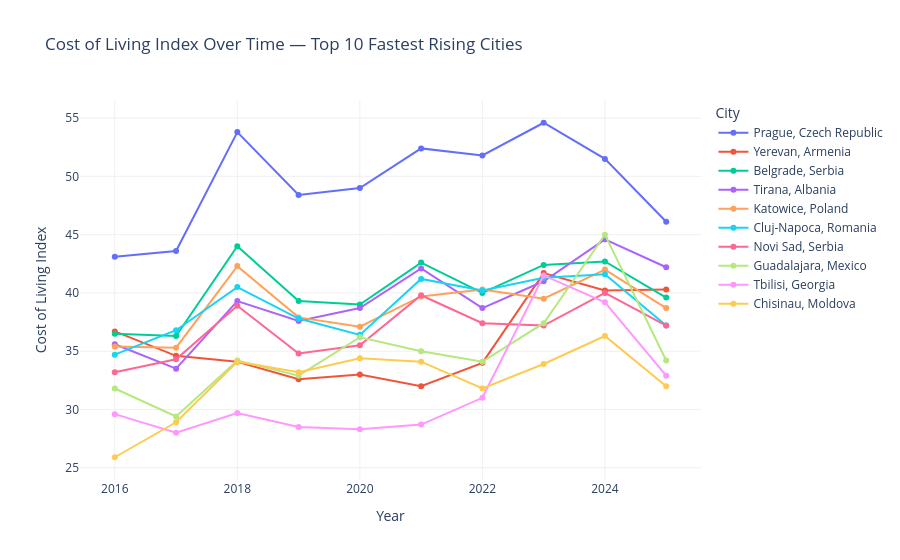

The notebook cell this image was saved under:
### Code cell
# Get the top 10 cities
top10_cities = top10['City'].tolist()

# Filter full dataset for those cities
top10_trend = df[df['City'].isin(top10_cities)]

# Line plot
fig = px.line(
    top10_trend,
    x='year',
    y='Cost of Living Index',
    color='City',
    title='Cost of Living Index Over Time — Top 10 Fastest Rising Cities',
    markers=True
)

fig.update_layout(
    xaxis_title='Year',
    yaxis_title='Cost of Living Index',
    plot_bgcolor='white',
    paper_bgcolor='white',
    xaxis=dict(gridcolor='#f0f0f0'),
    yaxis=dict(gridcolor='#f0f0f0'),
)

fig.show()

### Figure 1 — Plotly figure (JSON) as saved in the notebook; plotly's stock layout.template omitted (floating-point values rounded to 4 significant figures)
{"data": [{"hovertemplate": "City=Prague, Czech Republic<br>year=%{x}<br>Cost of Living Index=%{y}<extra></extra>", "legendgroup": "Prague, Czech Republic", "line": {"color": "#636efa", "dash": "solid"}, "marker": {"symbol": "circle"}, "mode": "lines+markers", "name": "Prague, Czech Republic", "orientation": "v", "showlegend": true, "type": "scatter", "x": [2016, 2017, 2018, 2019, 2020, 2021, 2022, 2023, 2024, 2025], "xaxis": "x", "y": [43.1, 43.6, 53.8, 48.4, 49.0, 52.4, 51.8, 54.6, 51.5, 46.1], "yaxis": "y"}, {"hovertemplate": "City=Yerevan, Armenia<br>year=%{x}<br>Cost of Living Index=%{y}<extra></extra>", "legendgroup": "Yerevan, Armenia", "line": {"color": "#EF553B", "dash": "solid"}, "marker": {"symbol": "circle"}, "mode": "lines+markers", "name": "Yerevan, Armenia", "orientation": "v", "showlegend": true, "type": "scatter", "x": [2016, 2017, 2018, 2019, 2020, 2021, 2022, 2023, 2024, 2025], "xaxis": "x", "y": [36.7, 34.6, 34.1, 32.6, 33.0, 32.0, 34.0, 41.7, 40.2, 40.3], "yaxis": "y"}, {"hovertemplate": "City=Belgrade, Serbia<br>year=%{x}<br>Cost of Living Index=%{y}<extra></extra>", "legendgroup": "Belgrade, Serbia", "line": {"color": "#00cc96", "dash": "solid"}, "marker": {"symbol": "circle"}, "mode": "lines+markers", "name": "Belgrade, Serbia", "orientation": "v", "showlegend": true, "type": "scatter", "x": [2016, 2017, 2018, 2019, 2020, 2021, 2022, 2023, 2024, 2025], "xaxis": "x", "y": [36.5, 36.3, 44.0, 39.3, 39.0, 42.6, 40.0, 42.4, 42.7, 39.6], "yaxis": "y"}, {"hovertemplate": "City=Tirana, Albania<br>year=%{x}<br>Cost of Living Index=%{y}<extra></extra>", "legendgroup": "Tirana, Albania", "line": {"color": "#ab63fa", "dash": "solid"}, "marker": {"symbol": "circle"}, "mode": "lines+markers", "name": "Tirana, Albania", "orientation": "v", "showlegend": true, "type": "scatter", "x": [2016, 2017, 2018, 2019, 2020, 2021, 2022, 2023, 2024, 2025], "xaxis": "x", "y": [35.6, 33.5, 39.3, 37.6, 38.7, 42.1, 38.7, 41.0, 44.6, 42.2], "yaxis": "y"}, {"hovertemplate": "City=Katowice, Poland<br>year=%{x}<br>Cost of Living Index=%{y}<extra></extra>", "legendgroup": "Katowice, Poland", "line": {"color": "#FFA15A", "dash": "solid"}, "marker": {"symbol": "circle"}, "mode": "lines+markers", "name": "Katowice, Poland", "orientation": "v", "showlegend": true, "type": "scatter", "x": [2016, 2017, 2018, 2019, 2020, 2021, 2022, 2023, 2024, 2025], "xaxis": "x", "y": [35.4, 35.3, 42.3, 37.9, 37.1, 39.7, 40.3, 39.5, 42.0, 38.7], "yaxis": "y"}, {"hovertemplate": "City=Cluj-Napoca, Romania<br>year=%{x}<br>Cost of Living Index=%{y}<extra></extra>", "legendgroup": "Cluj-Napoca, Romania", "line": {"color": "#19d3f3", "dash": "solid"}, "marker": {"symbol": "circle"}, "mode": "lines+markers", "name": "Cluj-Napoca, Romania", "orientation": "v", "showlegend": true, "type": "scatter", "x": [2016, 2017, 2018, 2019, 2020, 2021, 2022, 2023, 2024, 2025], "xaxis": "x", "y": [34.7, 36.8, 40.5, 37.8, 36.4, 41.2, 40.2, 41.3, 41.6, 37.2], "yaxis": "y"}, {"hovertemplate": "City=Novi Sad, Serbia<br>year=%{x}<br>Cost of Living Index=%{y}<extra></extra>", "legendgroup": "Novi Sad, Serbia", "line": {"color": "#FF6692", "dash": "solid"}, "marker": {"symbol": "circle"}, "mode": "lines+markers", "name": "Novi Sad, Serbia", "orientation": "v", "showlegend": true, "type": "scatter", "x": [2016, 2017, 2018, 2019, 2020, 2021, 2022, 2023, 2024, 2025], "xaxis": "x", "y": [33.2, 34.3, 38.9, 34.8, 35.5, 39.8, 37.4, 37.2, 40.0, 37.2], "yaxis": "y"}, {"hovertemplate": "City=Guadalajara, Mexico<br>year=%{x}<br>Cost of Living Index=%{y}<extra></extra>", "legendgroup": "Guadalajara, Mexico", "line": {"color": "#B6E880", "dash": "solid"}, "marker": {"symbol": "circle"}, "mode": "lines+markers", "name": "Guadalajara, Mexico", "orientation": "v", "showlegend": true, "type": "scatter", "x": [2016, 2017, 2018, 2019, 2020, 2021, 2022, 2023, 2024, 2025], "xaxis": "x", "y": [31.8, 29.4, 34.2, 32.9, 36.2, 35.0, 34.1, 37.4, 45.0, 34.2], "yaxis": "y"}, {"hovertemplate": "City=Tbilisi, Georgia<br>year=%{x}<br>Cost of Living Index=%{y}<extra></extra>", "legendgroup": "Tbilisi, Georgia", "line": {"color": "#FF97FF", "dash": "solid"}, "marker": {"symbol": "circle"}, "mode": "lines+markers", "name": "Tbilisi, Georgia", "orientation": "v", "showlegend": true, "type": "scatter", "x": [2016, 2017, 2018, 2019, 2020, 2021, 2022, 2023, 2024, 2025], "xaxis": "x", "y": [29.6, 28.0, 29.7, 28.5, 28.3, 28.7, 31.0, 41.5, 39.2, 32.9], "yaxis": "y"}, {"hovertemplate": "City=Chisinau, Moldova<br>year=%{x}<br>Cost of Living Index=%{y}<extra></extra>", "legendgroup": "Chisinau, Moldova", "line": {"color": "#FECB52", "dash": "solid"}, "marker": {"symbol": "circle"}, "mode": "lines+markers", "name": "Chisinau, Moldova", "orientation": "v", "showlegend": true, "type": "scatter", "x": [2016, 2017, 2018, 2019, 2020, 2021, 2022, 2023, 2024, 2025], "xaxis": "x", "y": [25.9, 28.9, 34.1, 33.2, 34.4, 34.1, 31.8, 33.9, 36.3, 32.0], "yaxis": "y"}], "layout": {"legend": {"title": {"text": "City"}, "tracegroupgap": 0}, "paper_bgcolor": "white", "plot_bgcolor": "white", "title": {"text": "Cost of Living Index Over Time — Top 10 Fastest Rising Cities"}, "xaxis": {"anchor": "y", "domain": [0, 1], "gridcolor": "#f0f0f0", "title": {"text": "Year"}}, "yaxis": {"anchor": "x", "domain": [0, 1], "gridcolor": "#f0f0f0", "title": {"text": "Cost of Living Index"}}}}
